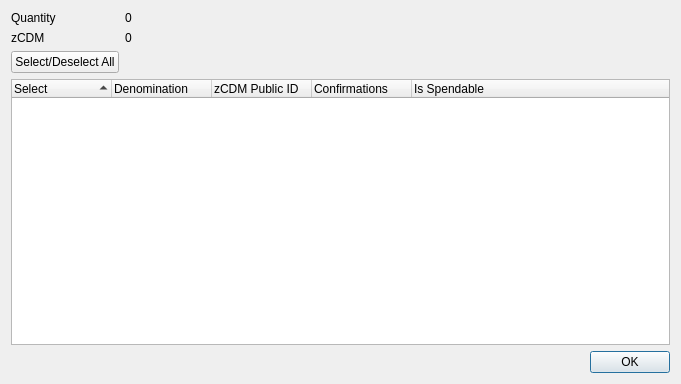
<?xml version="1.0" encoding="UTF-8"?>
<ui version="4.0">
 <class>ZCondominiumControlDialog</class>
 <widget class="QDialog" name="ZCondominiumControlDialog">
  <property name="geometry">
   <rect>
    <x>0</x>
    <y>0</y>
    <width>681</width>
    <height>384</height>
   </rect>
  </property>
  <property name="minimumSize">
   <size>
    <width>681</width>
    <height>384</height>
   </size>
  </property>
  <property name="windowTitle">
   <string>Select zCDM to Spend</string>
  </property>
  <layout class="QGridLayout" name="gridLayout">
   <item row="0" column="0">
    <layout class="QFormLayout" name="formLayout">
     <property name="sizeConstraint">
      <enum>QLayout::SetDefaultConstraint</enum>
     </property>
     <item row="0" column="0">
      <widget class="QLabel" name="labelQuantity">
       <property name="text">
        <string>Quantity</string>
       </property>
      </widget>
     </item>
     <item row="0" column="1">
      <widget class="QLabel" name="labelQuantity_int">
       <property name="text">
        <string>0</string>
       </property>
      </widget>
     </item>
     <item row="1" column="0">
      <widget class="QLabel" name="labelZCondominium">
       <property name="text">
        <string>zCDM</string>
       </property>
      </widget>
     </item>
     <item row="1" column="1">
      <widget class="QLabel" name="labelZCondominium_int">
       <property name="text">
        <string>0</string>
       </property>
      </widget>
     </item>
     <item row="2" column="0">
      <widget class="QPushButton" name="pushButtonAll">
       <property name="text">
        <string>Select/Deselect All</string>
       </property>
      </widget>
     </item>
    </layout>
   </item>
   <item row="1" column="0">
    <layout class="QVBoxLayout" name="verticalLayout">
     <item>
      <widget class="QTreeWidget" name="treeWidget">
       <property name="minimumSize">
        <size>
         <width>0</width>
         <height>250</height>
        </size>
       </property>
       <property name="alternatingRowColors">
        <bool>true</bool>
       </property>
       <property name="sortingEnabled">
        <bool>true</bool>
       </property>
       <property name="columnCount">
        <number>5</number>
       </property>
       <attribute name="headerDefaultSectionSize">
        <number>100</number>
       </attribute>
       <column>
        <property name="text">
         <string notr="true">Select</string>
        </property>
       </column>
       <column>
        <property name="text">
         <string notr="true">Denomination</string>
        </property>
       </column>
       <column>
        <property name="text">
         <string notr="true">zCDM Public ID</string>
        </property>
       </column>
       <column>
        <property name="text">
         <string notr="true">Confirmations</string>
        </property>
       </column>
       <column>
        <property name="text">
         <string>Is Spendable</string>
        </property>
       </column>
      </widget>
     </item>
     <item>
      <widget class="QDialogButtonBox" name="buttonBox">
       <property name="orientation">
        <enum>Qt::Horizontal</enum>
       </property>
       <property name="standardButtons">
        <set>QDialogButtonBox::Ok</set>
       </property>
      </widget>
     </item>
    </layout>
   </item>
  </layout>
 </widget>
 <resources/>
 <connections>
  <connection>
   <sender>buttonBox</sender>
   <signal>accepted()</signal>
   <receiver>ZCondominiumControlDialog</receiver>
   <slot>accept()</slot>
   <hints>
    <hint type="sourcelabel">
     <x>248</x>
     <y>254</y>
    </hint>
    <hint type="destinationlabel">
     <x>157</x>
     <y>274</y>
    </hint>
   </hints>
  </connection>
  <connection>
   <sender>buttonBox</sender>
   <signal>rejected()</signal>
   <receiver>ZCondominiumControlDialog</receiver>
   <slot>reject()</slot>
   <hints>
    <hint type="sourcelabel">
     <x>316</x>
     <y>260</y>
    </hint>
    <hint type="destinationlabel">
     <x>286</x>
     <y>274</y>
    </hint>
   </hints>
  </connection>
 </connections>
</ui>
